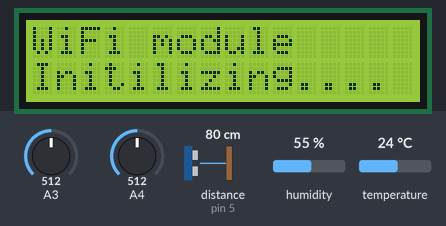
Recording of a sketch running on a simulated Arduino Uno, built with avr-gcc and run on an emulated ATmega328P. On the bench: 16×2 character LCD. The inputs (shaded band) are chosen by the test bench; at power-on: A3 = 512, A4 = 512, distance to the obstacle (sensor on pin 5) 80 cm, humidity 55 %, temperature 24 °C. The echo pulse lasts 58.3 µs per cm; the modem accepts every AT command (registered, SIM ready, sends succeed) and sends nothing else.

Above: at 0.1 s.
At 9.1 s:
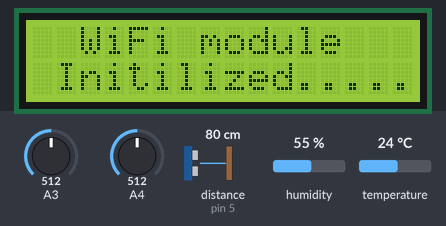

The sketch:

Wifi_with_some_more_sensors.ino
```cpp
#include <dht.h>
#include<LiquidCrystal.h>
#include <SoftwareSerial.h>
#define DHT11_PIN A5

LiquidCrystal lcd(2, 3, 4, 5, 6, 7);
SoftwareSerial wifi(8, 9);

int echo=5;
int trig=4;

String apiKey = "64I4PJ79G50E94SD";
dht DHT;

int ldr;
int mq;
int ultra;
long duration;
int distance;


void setup()
{
  lcd.begin(16, 2);
  lcd.setCursor(0,0);
  lcd.print("WiFi module     ");
  lcd.setCursor(0,1);
  lcd.print("Initilizing.... ");
  wifi.begin(115200);
  wifi.println("AT+RST");
  delay(4000);
  wifi.println("AT+CWMODE=3");
  delay(4000);
  wifi.print("AT+CWJAP=");
  wifi.write('"');
  wifi.print("projectpulse");
  wifi.write('"');
  wifi.write(',');
  wifi.write('"');
  wifi.print("hailucky123");
  wifi.write('"');
  wifi.println();
  delay(1000);
  lcd.setCursor(0,0);
  lcd.print("  WiFi module     ");
  lcd.setCursor(0,1);
  lcd.print(" Initilized..... ");
  delay(1000);
  lcd.clear();

  pinMode(trig,OUTPUT);
}

void loop()
{
  int chk = DHT.read11(DHT11_PIN);
  ldr=analogRead(A4);
  mq=analogRead(A3);
  digitalWrite(trig,LOW);
  delayMicroseconds(2);
  digitalWrite(trig,HIGH);
  delayMicroseconds(10);
  digitalWrite(trig,LOW);
  duration=pulseIn(echo,HIGH);
  distance=duration * 0.034/2;

  SendWiFi_Data();
}

void SendWiFi_Data() {
  String cmd = "AT+CIPSTART=\"TCP\",\"";
  cmd += "184.106.153.149"; // api.thingspeak.com
  cmd += "\",80";
  wifi.println(cmd);
  delay(1500);

  String getStr = "GET /update?api_key=";
  getStr += apiKey;
  getStr += "&field1=";
  getStr += String(DHT.humidity);
  getStr += "&field2=";
  getStr += String(DHT.temperature);
  getStr += "&field3=";
  getStr += String(ldr);
  getStr += "&field4=";
  getStr += String(distance);
  getStr += "&field5=";
  getStr += String(mq);
  getStr += "\r\n\r\n";

  // send data length
  cmd = "AT+CIPSEND=";
  cmd += String(getStr.length());
  wifi.println(cmd);
  delay(1500);
  wifi.println(getStr);
  delay(1000);
}
```

Measured:
- what the display in image 1 shows lasts 1.0 s, from 9.1 s to 10.1 s
